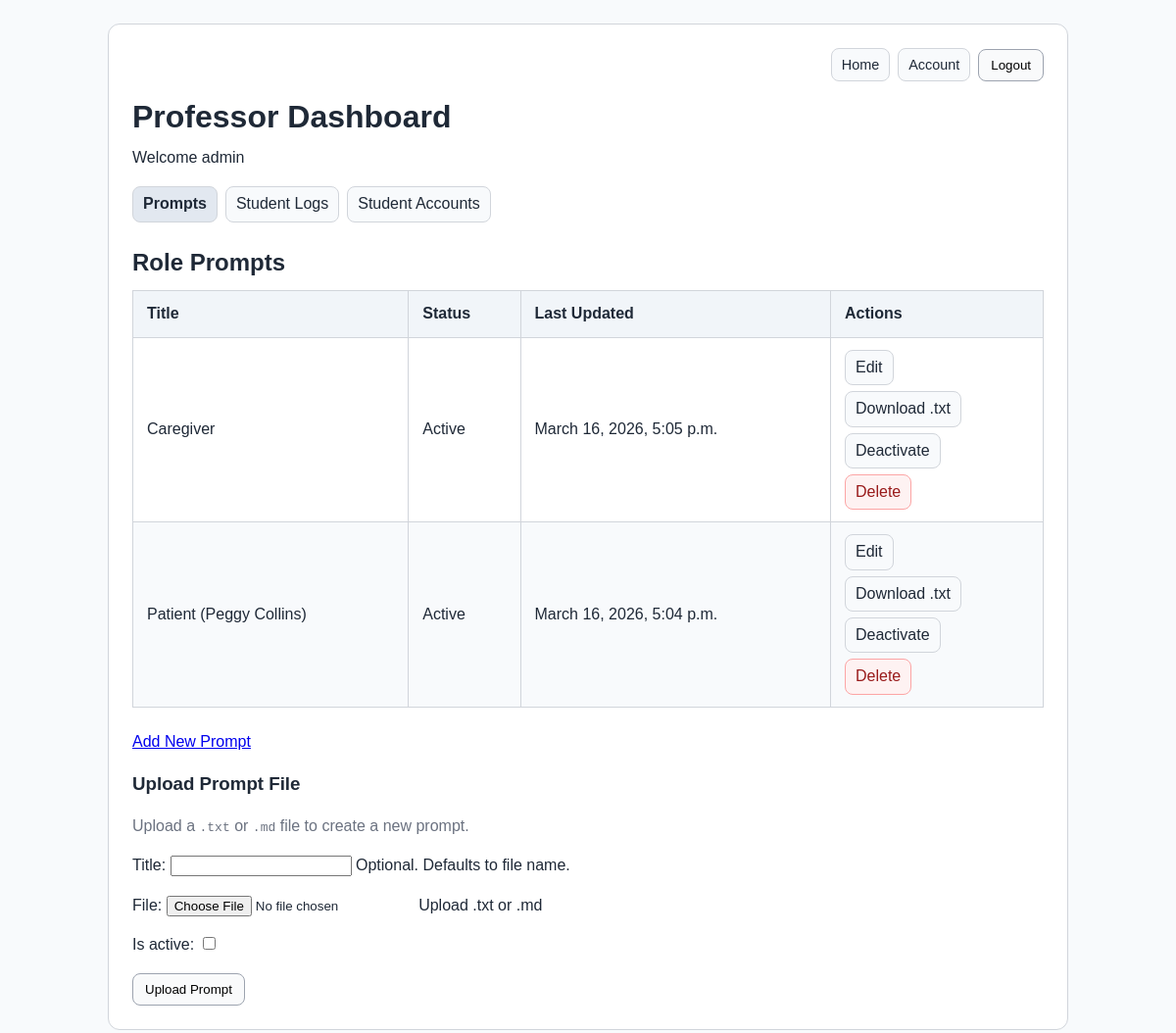
The page /professor/ (signed in) on the database its author committed.
### vip/models.py (models this page shows, shortened)
class RolePrompt(models.Model):
    title = models.CharField(max_length=120)
    content = models.TextField()
    created_by = models.ForeignKey(
        settings.AUTH_USER_MODEL,
        on_delete=models.SET_NULL,
        null=True,
        blank=True,
        related_name="created_prompts",
    )
    is_active = models.BooleanField(default=False)
    updated_at = models.DateTimeField(auto_now=True)

### vip/views.py (the view)
# urls.py: path('professor/', views.professor_dashboard, name='professor_dashboard'),
@login_required
def professor_dashboard(request):
    if not _is_professor(request.user):
        return redirect("vip:home")
    current_tab = request.GET.get("tab", "prompts")
    if current_tab not in {"prompts", "logs"}:
        current_tab = "prompts"
    prompts = RolePrompt.objects.order_by("-updated_at")
    prompt_upload_form = PromptTextUploadForm()
    students = (
        _student_queryset().prefetch_related("groups")
        .annotate(
            session_count=Count("chat_sessions", distinct=True),
            last_session_at=Max("chat_sessions__started_at"),
        )
        .order_by("username")
    )
    students_by_class = {}
    for student in students:
        class_names = []
        for group in student.groups.all():
            if group.name.startswith("Class: ") and group.name.lower() != "class: unassigned":
                class_names.append(group.name.replace("Class: ", "", 1))
        if not class_names:
            class_names = ["Unassigned"]
        for class_name in class_names:
            students_by_class.setdefault(class_name, []).append(student)
    students_by_class = [
        {"class_name": class_name, "students": students_by_class[class_name]}
        for class_name in sorted(students_by_class.keys())
    ]
    return render(
        request,
        "vip/professor_dashboard.html",
        {
            "prompts": prompts,
            "prompt_upload_form": prompt_upload_form,
            "students_by_class": students_by_class,
            "current_tab": current_tab,
        },
    )

### vip/forms.py (shortened to what this page needs)
class PromptTextUploadForm(forms.Form):
    title = forms.CharField(max_length=200, required=False, help_text="Optional. Defaults to file name.")
    file = forms.FileField(
        help_text="Upload .txt or .md",
        widget=forms.ClearableFileInput(attrs={"accept": ".txt,.md,text/plain,text/markdown"}),
    )
    is_active = forms.BooleanField(required=False)

### vip/views.py (called while the page is built)
def _is_professor(user):
    return user.is_superuser or user.groups.filter(name__iexact="Professor").exists()

def _student_queryset():
    User = get_user_model()
    return (
        User.objects.filter(Q(groups__name__startswith="Class: ") | Q(groups__name="Student"))
        .exclude(groups__name="Professor")
        .distinct()
    )

### vip/templates/vip/professor_dashboard.html (shortened to what this page needs)
{% extends "vip/base.html" %}
{% block content %}
<h1>Professor Dashboard</h1>
<p>Welcome {{ request.user.username }}</p>
<nav class="tabs">
    <a class="tab-link {% if current_tab == 'prompts' %}active{% endif %}" href="{% url 'vip:professor_dashboard' %}?tab=prompts">Prompts</a>
    <a class="tab-link {% if current_tab == 'logs' %}active{% endif %}" href="{% url 'vip:professor_dashboard' %}?tab=logs">Student Logs</a>
    <a class="tab-link" href="{% url 'vip:professor_manage_accounts' %}">Student Accounts</a>
</nav>
{% if current_tab == "prompts" %}
<h2>Role Prompts</h2>
{% if prompts %}
<table>
    <thead>
        <tr>
            <th>Title</th>
            <th>Status</th>
            <th>Last Updated</th>
            <th>Actions</th>
        </tr>
    </thead>
    <tbody>
    {% for prompt in prompts %}
        <tr>
            <td>{{ prompt.title }}</td>
            <td>
                {% if prompt.is_active %}
                    Active
                {% else %}
                    Inactive
                {% endif %}
            </td>
            <td>{{ prompt.updated_at }}</td>
            <td>
                <div class="action-stack">
                <a class="action-btn" href="{% url 'vip:edit_prompt' prompt.id %}">Edit</a>
                <a class="action-btn" href="{% url 'vip:professor_download_prompt_txt' prompt.id %}">Download .txt</a>
                {% if prompt.is_active %}
                    <form method="post" action="{% url 'vip:deactivate_prompt' prompt.id %}">
                        <button class="action-btn" type="submit">Deactivate</button>
                    </form>
                {% else %}
                    <form method="post" action="{% url 'vip:set_active_prompt' prompt.id %}">
                        {% csrf_token %}
                        <button class="action-btn" type="submit">Activate</button>
                    </form>
                {% endif %}
                    <form method="post" action="{% url 'vip:delete_prompt' prompt.id %}">
                        <button class="action-btn danger" type="submit" onclick="return confirm('Delete this prompt?');">Delete</button>
                    </form>
                </div>
            </td>
        </tr>
    {% endfor %}
    </tbody>
</table>
{% else %}
<p>No prompts yet.</p>
{% endif %}
<p><a href="{% url 'vip:create_prompt' %}">Add New Prompt</a></p>
<h3>Upload Prompt File</h3>
<p class="muted">Upload a <code>.txt</code> or <code>.md</code> file to create a new prompt.</p>
<form method="post" action="{% url 'vip:professor_upload_prompt_file' %}" enctype="multipart/form-data">
    {{ prompt_upload_form.as_p }}
    <button type="submit">Upload Prompt</button>
</form>
{% endif %}
{% endblock %}

### vip/templates/vip/base.html (style rules this page uses)
:root { --text: #1f2937; --bg: #f8fafc; --surface: #ffffff; --border: #d1d5db; --muted: #6b7280; --table-header: #f1f5f9; --table-row: #f8fafc; }
* { box-sizing: border-box; }
body { margin: 0; padding: 24px; font-family: Arial, sans-serif; color: var(--text); background: var(--bg); line-height: 1.4; }
h1 { margin: 0 0 8px 0; }
h2 { margin: 24px 0 12px 0; }
p { margin: 0 0 18px 0; }
.muted { color: var(--muted); }
table { border-collapse: collapse; width: 100%; margin-bottom: 24px; }
th, td { border: 1px solid var(--border); padding: 12px 14px; text-align: left; vertical-align: middle; }
th { background: var(--table-header); }
tbody tr:nth-child(even) { background: var(--table-row); }
form { margin: 0; }
button { padding: 8px 12px; border: 1px solid #9ca3af; border-radius: 8px; background: #f9fafb; cursor: pointer; }

### vip/templates/vip/professor_dashboard.html (style rules this page uses)
.tabs { display: flex; gap: 8px; margin: 10px 0 18px 0; }
.tab-link { border: 1px solid var(--border); border-radius: 8px; padding: 6px 10px; text-decoration: none; color: var(--text); background: #f8fafc; }
.tab-link.active { background: #e2e8f0; font-weight: 600; }
.action-stack { display: flex; flex-direction: column; gap: 6px; align-items: flex-start; }
.action-btn { display: inline-block; border: 1px solid var(--border); border-radius: 8px; padding: 6px 10px; background: #f8fafc; color: var(--text); text-decoration: none; font: inherit; cursor: pointer; }
.action-btn.danger { border-color: #fca5a5; background: #fef2f2; color: #991b1b; }

### rows shown on the page
RolePrompt: title "Caregiver", is_active "Active", updated_at "March 16, 2026, 5:05 p.m."
RolePrompt: title "Patient (Peggy Collins)", is_active "Active", updated_at "March 16, 2026, 5:04 p.m."

### other values the page prints
{{ request.user.username }} "admin"
